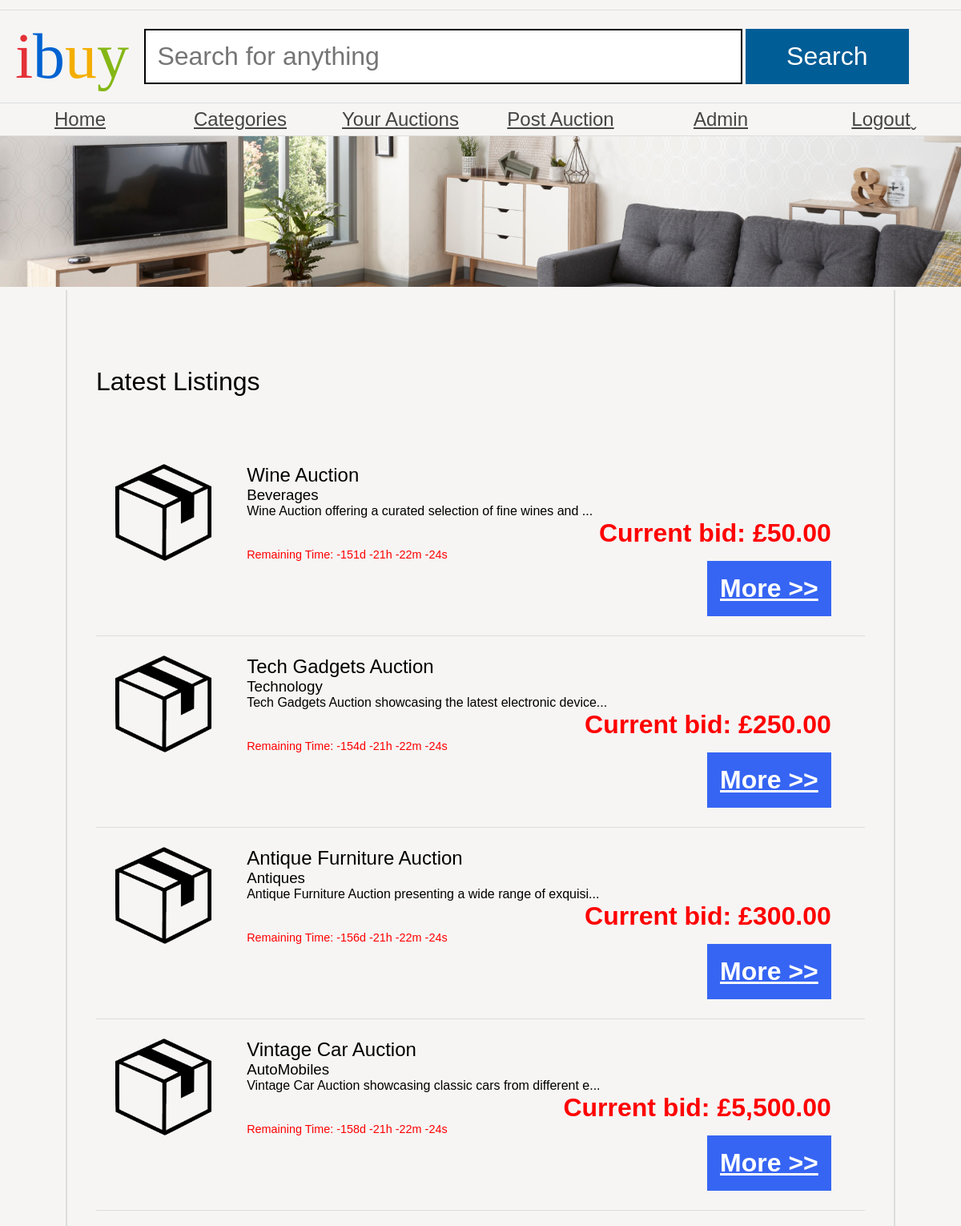
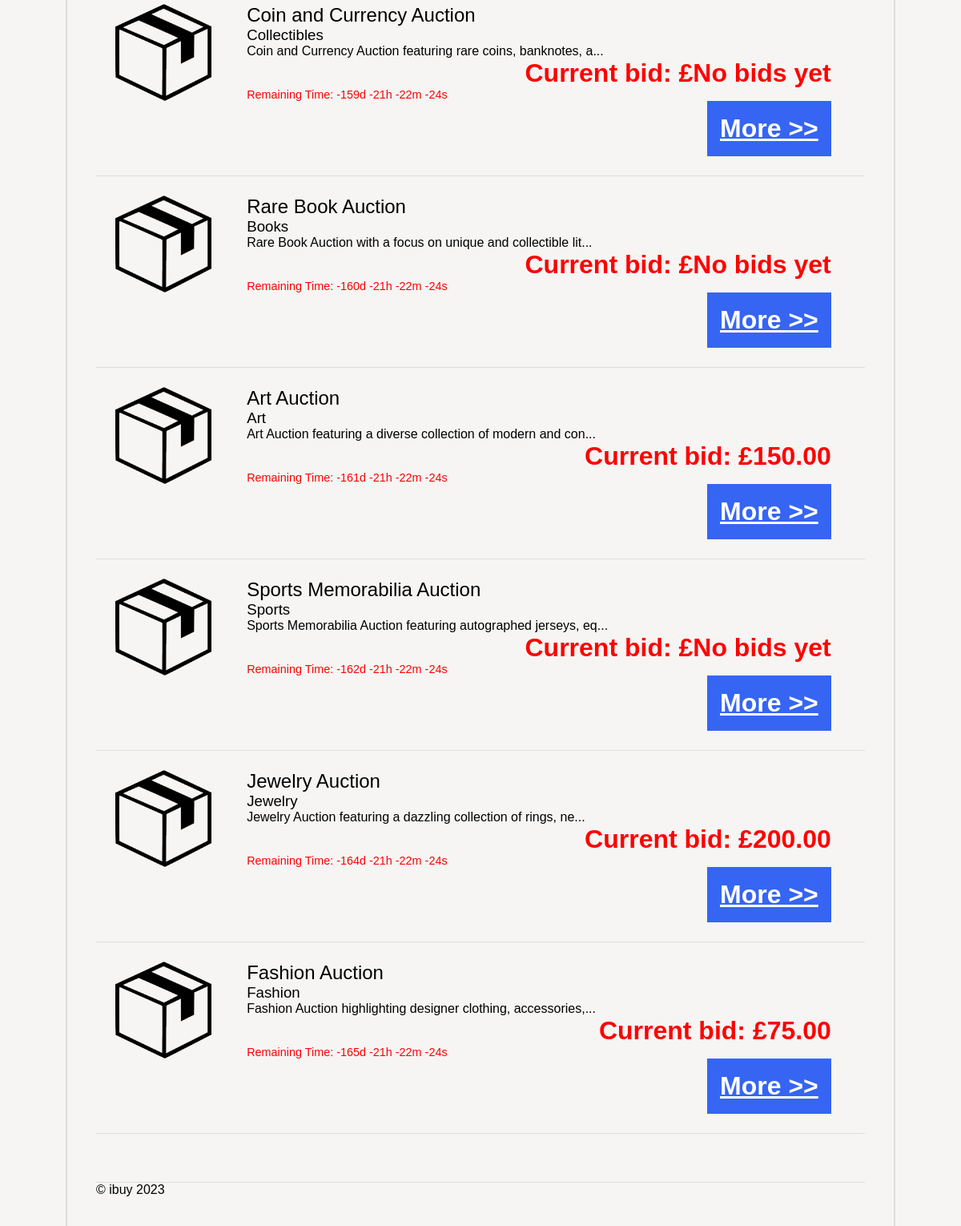
Screenshot of /user_dashboard.php (signed in) with the database file from the repository (2 pictures, top to bottom).
### tables this page shows
CREATE TABLE `auctions` (
  `auction_name` VARCHAR(90) NOT NULL PRIMARY KEY,
  `auctioneer` VARCHAR(90) DEFAULT NULL,
  `auctionDate` DATE DEFAULT NULL,
  `auction_end_time` TIMESTAMP DEFAULT NULL,  
  `categoryName` VARCHAR(20) DEFAULT NULL,
  `Description` LONGTEXT
);

### user_dashboard.php (the view, shortened to what this page needs)
<?php
require('dataconnection/configuration.php');
?>
<!DOCTYPE html>
<html>
	<head>
		<link rel="stylesheet" href="ibuy.css" />
	</head>
<body>
    <header>
        <h1><span class="i">i</span><span class="b">b</span><span class="u">u</span><span class="y">y</span></h1>
        <form action="browse_products.php" method="get">
            <input type="text" name="search" placeholder="Search for anything" />
            <input type="submit" name="submit" value="Search" />
        </form>
    </header>
        <nav>
    <ul>
        <li><a class="categoryLink" href="user_dashboard.php">Home</a></li>
        <li class="dropdown">
            <a href="#" class="categoryLink">Categories</a>
        </li>
            <li><a class="categoryLink" href="user_auctions.php">Your Auctions</a></li>
            <li><a class="categoryLink" href="post_auction.php">Post Auction</a></li>
            <li><a class="categoryLink" href="\Admin\adminlogin.php">Admin</a></li>
            <li><a class="categoryLink" href="logout.php">Logout</a></li>
        </ul>
    </nav>
    <img src="banners/1.jpg" alt="Banner" />
    <main>
        <h1>Latest Listings </h1>
        <ul class="productList">
        <ul class="productList">
            <?php
            $sql = "SELECT * FROM auctions ORDER BY auctionDate DESC LIMIT 10";
            $stmt = $pdo->query($sql);
            $currentTimestamp = time();
            while ($auction = $stmt->fetch(PDO::FETCH_ASSOC)) {
                echo '<li>';
                echo '<img src="product.png" alt="' . $auction['auction_name'] . '">';
                echo '<article>';
                echo '<h2>' . $auction['auction_name'] . '</h2>';
                echo '<h3>' . getCategoryName($auction['categoryName'], $pdo) . '</h3>';
                $description = $auction['Description'];
                $maxDescriptionLength = 60;
                if (strlen($description) > $maxDescriptionLength) {
                    $shortenedDescription = substr($description, 0, $maxDescriptionLength) . '...';
                    echo '<p>' . $shortenedDescription . '</p>';
                } else {
                    echo '<p>' . $description . '</p>';
                }
                $currentBid = getCurrentBidAmount($auction['auction_name'], $pdo);
                echo '<p class="price">Current bid: £' . $currentBid . '</p>';
                $auctionEndTime = strtotime($auction['auction_end_time']);
                $remainingTime = $auctionEndTime - $currentTimestamp;
                $days = floor($remainingTime / (60 * 60 * 24));
                $hours = floor(($remainingTime % (60 * 60 * 24)) / (60 * 60));
                $minutes = floor(($remainingTime % (60 * 60)) / 60);
                $seconds = $remainingTime % 60;
                echo '<p class="remaining-time">';
                echo 'Remaining Time: ' . $days . 'd ' . $hours . 'h ' . $minutes . 'm ' . $seconds . 's';
                echo '</p>';
                echo '<a href="auction_details.php?auction_name=' . $auction['auction_name'] . '" class="more auctionLink">More &gt;&gt;</a>';
                echo '</article>';
                echo '</li>';
            }
function getCurrentBidAmount($auctionName, $pdo) {
    $query = "SELECT MAX(bidAmount) AS currentBid FROM bids WHERE auction_name = ?";
    $stmt = $pdo->prepare($query);
    $stmt->execute([$auctionName]);
    $result = $stmt->fetch(PDO::FETCH_ASSOC);
    if ($result['currentBid'] !== null) {
        return number_format($result['currentBid'], 2);
    } else {
        return 'No bids yet';
    }
}
function getCategoryName($categoryID, $pdo) {
    $query = "SELECT categoryName FROM categories WHERE categoryName = ?";
    $stmt = $pdo->prepare($query);
    $stmt->execute([$categoryID]);
    $result = $stmt->fetch(PDO::FETCH_ASSOC);
    if ($result) {
        return $result['categoryName'];
    } else {
        return 'Unknown Category';
    }
}
            ?>
        </ul>
        <footer>
            &copy; ibuy <?php echo date("Y"); ?>
        </footer>
		</main>
	</body>
</html>

### ibuy.css (style rules this page uses)
* { margin: 0; padding: 0; }
body { font-family: 'Oxygen-Regular', sans-serif; background-color: #f6f5f4; max-width: 100vw; overflow-x: hidden; }
h1, h2, h3, h4 { font-weight: normal; }
a, a:visited { color: #444; }
header { margin-top: 1vw; font-family: 'Univers-Light-Normal'; display: grid; grid-template-columns: 15% 85%; align-items: center; padding-top: 1vw; padding-bottom: 1vw; border-top: 1px solid #ddd; border-bottom: 1px solid #ddd; }
header h1 { text-align: center; font-size: 5em; }
form { display: block; }
header form input[type=text] { border: 3px solid black; font-size: 2em; padding: 0.5em; width: 70%; }
body > img { width: 100vw; }
header form input[type=submit] { background-color: #005d96; color: white; width: 20%; font-size: 2em; padding: 0.5em; cursor: pointer; border: 0; }
header .i { color: #e43137; }
header .b { color: #0063d1; }
header .u { color: #f4ae01; }
header .y { color: #85b716; }
body > nav { border-bottom: 1px solid #ddd; }
body > nav ul li:last-child a:after { content: 'ˬ'; position: absolute; }
body > nav ul { display: flex; width: 100vw; list-style-type: none; }
body > nav ul li { flex: 1; }
body > nav ul li a { display: block; text-align: center; padding-top: 0.5vw; padding-bottom: 0.5vw; font-size: 1.5em; }
.productList { list-style-type: none; }
.productList li { padding: 2vw; border-bottom: 1px solid #ddd; display: grid; grid-template-columns: 18% 80%; }
.productList img { width: auto; display: block; max-width: 10vw; }
p.price { display: block; text-align: right; font-weight: bold; font-size: 2em; }
a.more { display: block; text-align: right; font-weight: bold; float: right; background-color: #3665f3; color: white; font-size: 2em; padding: 0.5em; cursor: pointer; }
main { padding: 3vw; display: block; overflow: hidden; width: 80vw; margin: auto; border-left: 2px solid #ddd; border-right: 2px solid #ddd; }
main h1 { margin-top: 5vw; margin-bottom: 5vw; }
.price { color: red; }
footer { margin-top: 5vw; border-top: 1px solid #ddd; }

### user_dashboard.php (style rules this page uses)
.dropdown { position: relative; display: inline-block; }
header form input[type=submit] { background-color: #005d96; color: white; width: 20%; font-size: 2em; padding: 0.5em; cursor: pointer; border: 0; }
header form input[type="text"] { border: 2px solid black; font-size: 2em; padding: 0.45em; width: 70%; }
.remaining-time { font-size: 0.9em; color: red; }

### rows the page displays
auctions: auction_name "Wine Auction", categoryName "Beverages", Description "Wine Auction offering a curated selection of fine wines and ...", currentBid "50.00", auction_end_time "-21", auction_end_time "-22"
auctions: auction_name "Tech Gadgets Auction", categoryName "Technology", Description "Tech Gadgets Auction showcasing the latest electronic device...", currentBid "250.00", auction_end_time "-21", auction_end_time "-22"
auctions: auction_name "Antique Furniture Auction", categoryName "Antiques", Description "Antique Furniture Auction presenting a wide range of exquisi...", currentBid "300.00", auction_end_time "-21", auction_end_time "-22"
auctions: auction_name "Vintage Car Auction", categoryName "AutoMobiles", Description "Vintage Car Auction showcasing classic cars from different e...", currentBid "5,500.00", auction_end_time "-21", auction_end_time "-22"
auctions: auction_name "Coin and Currency Auction", categoryName "Collectibles", Description "Coin and Currency Auction featuring rare coins, banknotes, a...", currentBid "No bids yet", auction_end_time "-21", auction_end_time "-22"
auctions: auction_name "Rare Book Auction", categoryName "Books", Description "Rare Book Auction with a focus on unique and collectible lit...", currentBid "No bids yet", auction_end_time "-21", auction_end_time "-22"
auctions: auction_name "Art Auction", categoryName "Art", Description "Art Auction featuring a diverse collection of modern and con...", currentBid "150.00", auction_end_time "-21", auction_end_time "-22"
auctions: auction_name "Sports Memorabilia Auction", categoryName "Sports", Description "Sports Memorabilia Auction featuring autographed jerseys, eq...", currentBid "No bids yet", auction_end_time "-21", auction_end_time "-22"
auctions: auction_name "Jewelry Auction", categoryName "Jewelry", Description "Jewelry Auction featuring a dazzling collection of rings, ne...", currentBid "200.00", auction_end_time "-21", auction_end_time "-22"
auctions: auction_name "Fashion Auction", categoryName "Fashion", Description "Fashion Auction highlighting designer clothing, accessories,...", currentBid "75.00", auction_end_time "-21", auction_end_time "-22"
